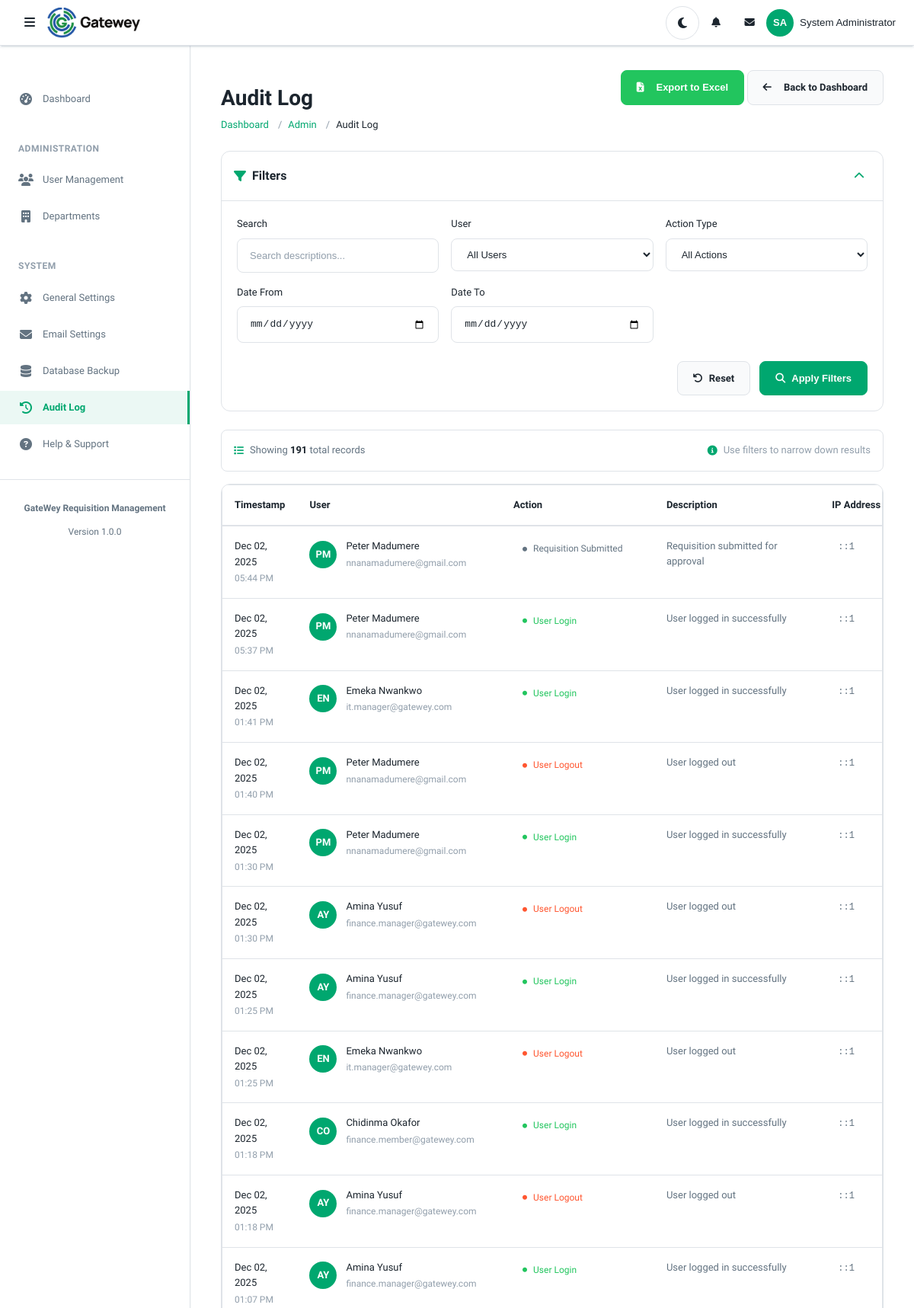
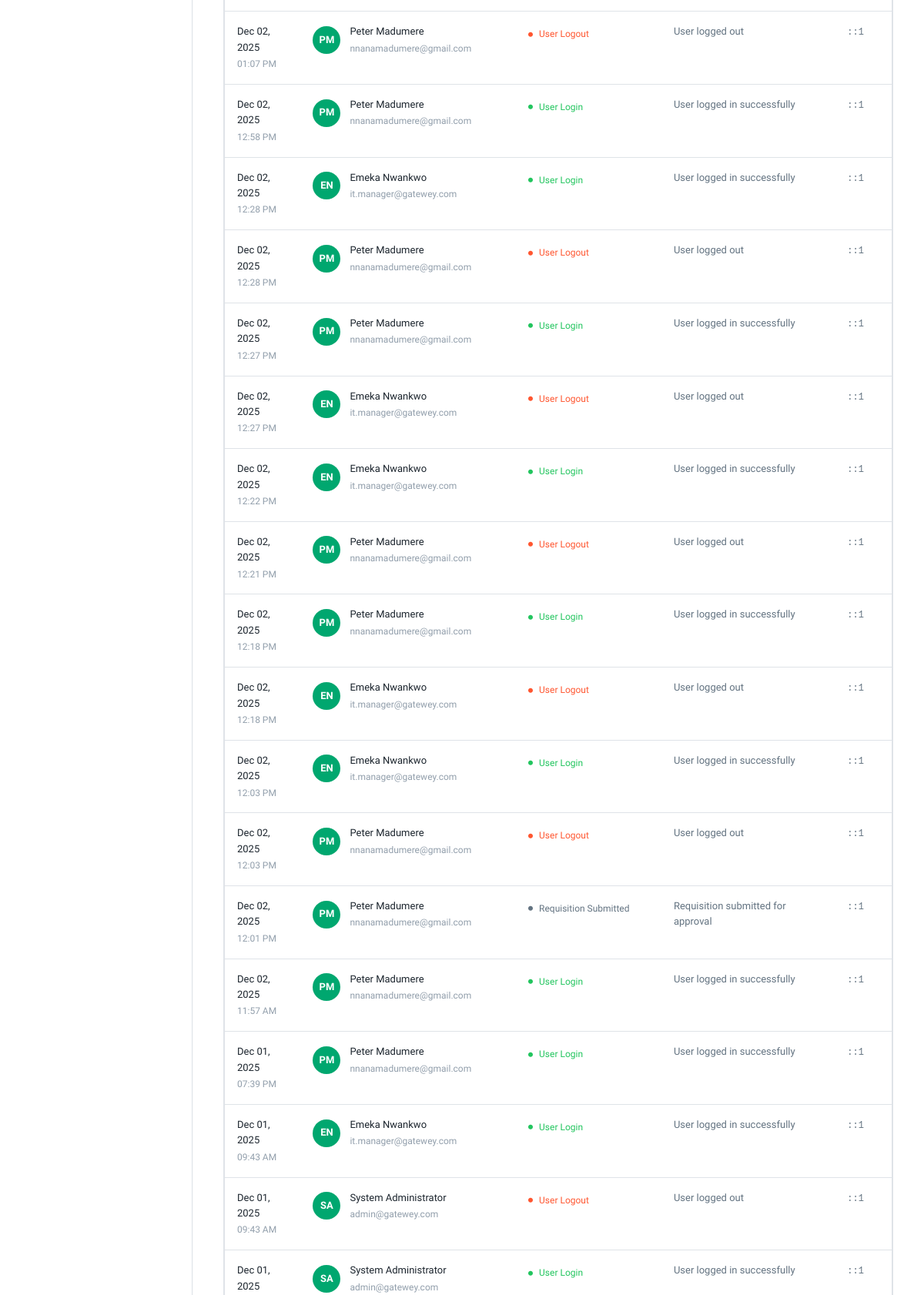
The page /admin/audit-log.php (signed in, upper part) on the database its author committed (2 pictures, top to bottom).
### tables this page shows
CREATE TABLE `audit_log` (
  `id` int(11) NOT NULL,
  `requisition_id` int(11) DEFAULT NULL,
  `user_id` int(11) DEFAULT NULL,
  `action` varchar(100) NOT NULL,
  `description` text DEFAULT NULL,
  `old_value` text DEFAULT NULL,
  `new_value` text DEFAULT NULL,
  `ip_address` varchar(45) DEFAULT NULL,
  `user_agent` varchar(500) DEFAULT NULL,
  `created_at` timestamp NOT NULL DEFAULT current_timestamp()
);

CREATE TABLE `users` (
  `id` int(11) NOT NULL,
  `role_id` int(11) NOT NULL,
  `department_id` int(11) DEFAULT NULL,
  `first_name` varchar(50) NOT NULL,
  `last_name` varchar(50) NOT NULL,
  `email` varchar(100) NOT NULL,
  `password_hash` varchar(255) NOT NULL,
  `phone` varchar(20) DEFAULT NULL,
  `is_active` tinyint(1) DEFAULT 1,
  `last_login` timestamp NULL DEFAULT NULL,
  `created_at` timestamp NOT NULL DEFAULT current_timestamp(),
  `updated_at` timestamp NOT NULL DEFAULT current_timestamp() ON UPDATE current_timestamp()
);

### config/database.php (called while the page is built, shortened)
<?php
class Database {
    private static $instance = null;
    private $connection = null;
    private function __construct() {
        try {
            $dsn = DB_DSN;
            $options = [
                PDO::ATTR_ERRMODE            => PDO::ERRMODE_EXCEPTION,
                PDO::ATTR_DEFAULT_FETCH_MODE => PDO::FETCH_ASSOC,
                PDO::ATTR_EMULATE_PREPARES   => false,
                PDO::ATTR_PERSISTENT         => DB_PERSISTENT,
                PDO::MYSQL_ATTR_INIT_COMMAND => "SET NAMES " . DB_CHARSET
            ];
            $this->connection = new PDO($dsn, DB_USER, DB_PASS, $options);
        } catch (PDOException $e) {
            error_log("Database Connection Error: " . $e->getMessage());
            if (defined('APP_ENV') && APP_ENV === 'development' && APP_DEBUG) {
                die("Database Connection Failed: " . $e->getMessage());
            } else {
                die("A database error occurred. Please contact the administrator.");
            }
        }
    }
    public static function getInstance() {
        if (self::$instance === null) {
            self::$instance = new self();
        }
        return self::$instance;
    }
    public function execute($sql, $params = []) {
        try {
            $stmt = $this->connection->prepare($sql);
            $stmt->execute($params);
            return $stmt;
        } catch (PDOException $e) {
            error_log("Query Execution Error: " . $e->getMessage() . " | SQL: " . $sql);
            throw $e;
        }
    }
    public function fetchOne($sql, $params = []) {
        $stmt = $this->execute($sql, $params);
        return $stmt->fetch();
    }
    public function fetchAll($sql, $params = []) {
        $stmt = $this->execute($sql, $params);
        return $stmt->fetchAll();
    }
}

### admin/audit-log.php (the view, shortened to what this page needs)
<?php
require_once __DIR__ . '/../config/database.php';
$db = Database::getInstance();
$searchQuery = isset($_GET['search']) ? trim($_GET['search']) : '';
$filterDateFrom = isset($_GET['date_from']) ? trim($_GET['date_from']) : '';
$filterDateTo = isset($_GET['date_to']) ? trim($_GET['date_to']) : '';
$whereClauses = [];
$params = [];
$whereSQL = !empty($whereClauses) ? 'WHERE ' . implode(' AND ', $whereClauses) : '';
$countSql = "SELECT COUNT(*) as total
             FROM audit_log al
             LEFT JOIN users u ON al.user_id = u.id
             $whereSQL";
$countResult = $db->fetchOne($countSql, $params);
$totalRecords = (int) ($countResult['total'] ?? 0);
$logSql = "SELECT
               al.id as audit_id,
               al.user_id,
               al.action as action_type,
               al.description as action_description,
               al.ip_address,
               al.created_at,
               u.first_name,
               u.last_name,
               u.email,
               r.role_name
           FROM audit_log al
           LEFT JOIN users u ON al.user_id = u.id
           LEFT JOIN roles r ON u.role_id = r.id
           $whereSQL
           ORDER BY al.created_at DESC";
$logs = $db->fetchAll($logSql, $params);
function getActionBadgeColor($actionType)
{
  $actionType = strtolower($actionType);
  if (strpos($actionType, 'login') !== false || strpos($actionType, 'created') !== false) {
    return 'success';
  } elseif (strpos($actionType, 'logout') !== false || strpos($actionType, 'deleted') !== false) {
    return 'danger';
  } elseif (strpos($actionType, 'updated') !== false || strpos($actionType, 'approved') !== false) {
    return 'info';
  } elseif (strpos($actionType, 'rejected') !== false || strpos($actionType, 'failed') !== false) {
    return 'warning';
  } else {
    return 'secondary';
  }
}
?>
<?php include __DIR__ . '/../includes/header.php'; ?>
<div class="content-header">
  <div class="d-flex justify-content-between align-items-start">
    <div>
      <h1 class="content-title">Audit Log</h1>
      <nav class="content-breadcrumb">
        <ol class="breadcrumb">
          <li class="breadcrumb-item">
            <a href="<?php echo BASE_URL; ?>/" class="breadcrumb-link">Dashboard</a>
          </li>
          <li class="breadcrumb-item">
            <a href="index.php">Admin</a>
          </li>
          <li class="breadcrumb-item active">Audit Log</li>
        </ol>
      </nav>
    </div>
    <div class="content-actions">
      <button type="button" class="btn btn-success" onclick="exportToExcel()">
        <i class="fas fa-file-excel"></i>
        <span>Export to Excel</span>
      </button>
      <a href="index.php" class="btn btn-secondary">
        <i class="fas fa-arrow-left"></i>
        <span>Back to Dashboard</span>
      </a>
    </div>
  </div>
</div>
<div class="audit-container">
  <div class="filter-card">
    <div class="filter-header">
      <h3 class="filter-title">
        <i class="fas fa-filter filter-icon"></i>
        Filters
      </h3>
      <button type="button" class="filter-toggle" id="filterToggle" aria-expanded="true">
        <i class="fas fa-chevron-up"></i>
      </button>
    </div>
    <form method="GET" action="" id="filterForm">
      <div class="filter-body" id="filterBody">
        <div class="form-group">
          <label for="search" class="form-label">Search</label>
          <input type="text"
            id="search"
            name="search"
            class="form-control"
            placeholder="Search descriptions..."
            value="<?php echo htmlspecialchars($searchQuery); ?>">
        </div>
        <div class="form-group">
          <label for="user_id" class="form-label">User</label>
          <select id="user_id" name="user_id" class="form-control">
            <option value="">All Users</option>
          </select>
        </div>
        <div class="form-group">
          <label for="action_type" class="form-label">Action Type</label>
          <select id="action_type" name="action_type" class="form-control">
            <option value="">All Actions</option>
          </select>
        </div>
        <div class="form-group">
          <label for="date_from" class="form-label">Date From</label>
          <input type="date"
            id="date_from"
            name="date_from"
            class="form-control"
            value="<?php echo htmlspecialchars($filterDateFrom); ?>">
        </div>
        <div class="form-group">
          <label for="date_to" class="form-label">Date To</label>
          <input type="date"
            id="date_to"
            name="date_to"
            class="form-control"
            value="<?php echo htmlspecialchars($filterDateTo); ?>">
        </div>
        <div class="filter-actions">
          <a href="audit-log.php" class="btn btn-secondary">
            <i class="fas fa-undo"></i> Reset
          </a>
          <button type="submit" class="btn btn-primary">
            <i class="fas fa-search"></i> Apply Filters
          </button>
        </div>
      </div>
    </form>
  </div>
  <div class="stats-bar">
    <div class="stats-info">
      <i class="fas fa-list"></i>
      <span>Showing <span class="stats-count"><?php echo number_format($totalRecords); ?></span> total records</span>
    </div>
    <?php if ($totalRecords > 50): ?>
      <div class="stats-info">
        <i class="fas fa-info-circle"></i>
        <span class="text-muted">Use filters to narrow down results</span>
      </div>
    <?php endif; ?>
  </div>
  <div class="table-card">
    <div class="table-container">
      <?php if (empty($logs)): ?>
        <div class="empty-state">
          <div class="empty-state-icon">
            <i class="fas fa-clipboard-list"></i>
          </div>
          <p class="empty-state-text">No audit log entries found</p>
          <p class="empty-state-hint">Try adjusting your filters or search criteria</p>
        </div>
      <?php else: ?>
        <table class="audit-table">
          <thead>
            <tr>
              <th style="width: 15%;">Timestamp</th>
              <th style="width: 20%;">User</th>
              <th style="width: 15%;">Action</th>
              <th style="width: 40%;">Description</th>
              <?php if (defined('LOG_IP_ADDRESS') && LOG_IP_ADDRESS): ?>
                <th style="width: 10%;">IP Address</th>
              <?php endif; ?>
            </tr>
          </thead>
          <tbody>
            <?php foreach ($logs as $log): ?>
              <tr>
                <td>
                  <div class="log-timestamp">
                    <span class="log-date">
                      <?php echo date('M d, Y', strtotime($log['created_at'])); ?>
                    </span>
                    <span class="log-time">
                      <?php echo date('h:i A', strtotime($log['created_at'])); ?>
                    </span>
                  </div>
                </td>
                <td>
                  <div class="user-info">
                    <div class="user-avatar">
                      <?php
                      $initials = strtoupper(
                        substr($log['first_name'] ?? 'U', 0, 1) .
                          substr($log['last_name'] ?? 'N', 0, 1)
                      );
                      echo htmlspecialchars($initials);
                      ?>
                    </div>
                    <div class="user-details">
                      <div class="user-name">
                        <?php echo htmlspecialchars(($log['first_name'] ?? 'Unknown') . ' ' . ($log['last_name'] ?? 'User')); ?>
                      </div>
                      <div class="user-email">
                        <?php echo htmlspecialchars($log['email'] ?? 'N/A'); ?>
                      </div>
                    </div>
                  </div>
                </td>
                <td>
                  <?php
                  $badgeColor = getActionBadgeColor($log['action_type']);
                  $actionDisplay = ucwords(str_replace('_', ' ', $log['action_type']));
                  ?>
                  <span class="action-badge badge-<?php echo $badgeColor; ?>">
                    <i class="fas fa-circle" style="font-size: 6px;"></i>
                    <?php echo htmlspecialchars($actionDisplay); ?>
                  </span>
                </td>
                <td>
                  <div class="log-description">
                    <?php echo htmlspecialchars($log['action_description']); ?>
                  </div>
                </td>
                <?php if (defined('LOG_IP_ADDRESS') && LOG_IP_ADDRESS): ?>
                  <td>
                    <?php if (!empty($log['ip_address'])): ?>
                      <span class="ip-address">
                        <?php echo htmlspecialchars($log['ip_address']); ?>
                      </span>
                    <?php else: ?>
                      <span class="text-muted">N/A</span>
                    <?php endif; ?>
                  </td>
                <?php endif; ?>
              </tr>
            <?php endforeach; ?>
          </tbody>
        </table>
      <?php endif; ?>
    </div>
  </div>
</div>
<?php include __DIR__ . '/../includes/footer.php'; ?>

### assets/css/dasher-variables.css (style rules this page uses)
:root { --primary: #00a76f; --primary-100: #c8fad6; --primary-200: #9df5c4; --primary-300: #5be49b; --primary-400: #2dd482; --primary-500: #00a76f; --primary-600: #008865; --primary-700: #007867; --primary-800: #006d5b; --primary-900: #004b50; --secondary: #637381; --secondary-100: #f9fafb; --secondary-200: #f4f6f8; --secondary-300: #dfe3e8; --secondary-400: #c4cdd5; --secondary-500: #919eab; --secondary-600: #637381; --secondary-700: #454f5b; --secondary-800: #1c252e; --secondary-900: #141a21; --success: #22c55e; --success-100: #dcfce7; --success-200: #bbf7d0; --success-300: #86efac; --success-400: #4ade80; --success-500: #22c55e; --success-600: #16a34a; --success-700: #15803d; --success-800: #166534; --success-900: #14532d; --info: #00b8d9; --info-100: #cdfaff; --info-200: #9bf3ff; --info-300: #68e7ff; --info-400: #3dd9ff; --info-500: #00b8d9; --info-600: #0090bb; --info-700: #006c9d; --info-800: #004c7f; --info-900: #003161; --warning: #ffab00; --warning-100: #fff8e1; --warning-200: #ffecb3; --warning-300: #ffe082; --warning-400: #ffd54f; --warning-500: #ffab00; --warning-600: #ff8f00; --warning-700: #ff6f00; --warning-800: #e65100; --warning-900: #bf360c; --danger: #ff5630; --danger-100: #ffebee; --danger-200: #ffcdd2; --danger-300: #ef9a9a; --danger-400: #e57373; --danger-500: #ff5630; --danger-600: #e53935; --danger-700: #c62828; --danger-800: #ad1b1b; --danger-900: #b71c1c; --white: #ffffff; --black: #000000; --gray-50: #fcfdfd; --gray-100: #f9fafb; --gray-200: #f4f6f8; --gray-300: #dfe3e8; --gray-400: #c4cdd5; --gray-500: #919eab; --gray-600: #637381; --gray-700: #454f5b; --gray-800: #1c252e; --gray-900: #141a21; --bg-primary: #ffffff; --bg-secondary: #f9fafb; --bg-tertiary: #f4f6f8; --bg-card: #ffffff; --bg-navbar: #ffffff; --bg-sidebar: #ffffff; --bg-input: #ffffff; --bg-hover: #f4f6f8; --bg-overlay: rgba(20, 26, 33, 0.8); --text-primary: #1c252e; --text-secondary: #637381; --text-muted: #919eab; --text-link: #00a76f; --text-link-hover: #008865; --border-color: #dfe3e8; --border-light: #f4f6f8; --border-dark: #c4cdd5; --border-input: #dfe3e8; --border-input-focus: #00a76f; --primary-light: rgba(0, 167, 111, 0.08); --success-light: rgba(34, 197, 94, 0.08); --info-light: rgba(0, 184, 217, 0.08); --warning-light: rgba(255, 171, 0, 0.08); --danger-light: rgba(255, 86, 48, 0.08); --font-family-base: 'Public Sans', -apple-system, BlinkMacSystemFont, 'Segoe UI', Roboto, 'Helvetica Neue', Arial, sans-serif; --font-family-mono: 'SFMono-Regular', Menlo, Monaco, Consolas, 'Liberation Mono', 'Courier New', monospace; --font-size-xs: 0.75rem; --font-size-sm: 0.8125rem; --font-size-base: 0.875rem; --font-size-lg: 1rem; --font-size-xl: 1.125rem; --font-size-2xl: 1.25rem; --font-size-3xl: 1.5rem; --font-size-4xl: 1.75rem; --font-size-5xl: 2rem; --font-size-6xl: 2.5rem; --font-weight-light: 300; --font-weight-normal: 400; --font-weight-medium: 500; --font-weight-semibold: 600; --font-weight-bold: 700; --font-weight-extrabold: 800; --line-height-tight: 1.25; --line-height-normal: 1.57; --line-height-relaxed: 1.75; --spacing-0: 0; --spacing-1: 0.25rem; --spacing-2: 0.5rem; --spacing-3: 0.75rem; --spacing-4: 1rem; --spacing-5: 1.25rem; --spacing-6: 1.5rem; --spacing-7: 1.75rem; --spacing-8: 2rem; --spacing-9: 2.5rem; --spacing-10: 3rem; --spacing-11: 3.5rem; --spacing-12: 4rem; --spacing-14: 5rem; --spacing-16: 8rem; --spacing-18: 12rem; --shadow-xs: 0 1px 2px 0 rgba(145, 158, 171, 0.16); --shadow-sm: 0px 3px 1px -2px rgba(145, 158, 171, 0.2), 0px 2px 2px 0px rgba(145, 158, 171, 0.14), 0px 1px 5px 0px rgba(145, 158, 171, 0.12); --shadow: 0 8px 16px 0 rgba(145, 158, 171, 0.16); --shadow-lg: 0 12px 24px -4px rgba(145, 158, 171, 0.16); --shadow-xl: 0 0 2px 0 rgba(145, 158, 171, 0.2), 0 12px 24px -4px rgba(145, 158, 171, 0.12); --border-radius-sm: 0.25rem; --border-radius: 0.5rem; --border-radius-lg: 0.75rem; --border-radius-xl: 1rem; --border-radius-2xl: 2rem; --border-radius-full: 9999px; --transition-fast: 0.15s ease-in-out; --transition-normal: 0.3s ease-in-out; --transition-slow: 0.5s ease-in-out; --theme-transition: all 0.3s ease-in-out; --sidebar-width: 250px; --header-height: 60px; --navbar-height: 60px; }

### assets/css/dasher-table-chart-styles.css (style rules this page uses)
.table-container { background-color: var(--bg-card); border-radius: var(--border-radius); box-shadow: var(--shadow-xs); overflow: hidden; margin-bottom: var(--spacing-6); }

### rows shown on the page
audit_log: created_at "Dec 02, 2025", created_at "05:44 PM", user.last_name "PM", user.last_name "Peter Madumere", user.email "nnanamadumere@gmail.com", action "Requisition Submitted", description "Requisition submitted for approval", ip_address "::1"
audit_log: created_at "Dec 02, 2025", created_at "05:37 PM", user.last_name "PM", user.last_name "Peter Madumere", user.email "nnanamadumere@gmail.com", action "User Login", description "User logged in successfully", ip_address "::1"
audit_log: created_at "Dec 02, 2025", created_at "01:41 PM", user.last_name "EN", user.last_name "Emeka Nwankwo", user.email "it.manager@gatewey.com", action "User Login", description "User logged in successfully", ip_address "::1"
audit_log: created_at "Dec 02, 2025", created_at "01:40 PM", user.last_name "PM", user.last_name "Peter Madumere", user.email "nnanamadumere@gmail.com", action "User Logout", description "User logged out", ip_address "::1"
audit_log: created_at "Dec 02, 2025", created_at "01:30 PM", user.last_name "PM", user.last_name "Peter Madumere", user.email "nnanamadumere@gmail.com", action "User Login", description "User logged in successfully", ip_address "::1"
audit_log: created_at "Dec 02, 2025", created_at "01:30 PM", user.last_name "AY", user.last_name "Amina Yusuf", user.email "finance.manager@gatewey.com", action "User Logout", description "User logged out", ip_address "::1"
audit_log: created_at "Dec 02, 2025", created_at "01:25 PM", user.last_name "AY", user.last_name "Amina Yusuf", user.email "finance.manager@gatewey.com", action "User Login", description "User logged in successfully", ip_address "::1"
audit_log: created_at "Dec 02, 2025", created_at "01:25 PM", user.last_name "EN", user.last_name "Emeka Nwankwo", user.email "it.manager@gatewey.com", action "User Logout", description "User logged out", ip_address "::1"
audit_log: created_at "Dec 02, 2025", created_at "01:18 PM", user.last_name "CO", user.last_name "Chidinma Okafor", user.email "finance.member@gatewey.com", action "User Login", description "User logged in successfully", ip_address "::1"
audit_log: created_at "Dec 02, 2025", created_at "01:18 PM", user.last_name "AY", user.last_name "Amina Yusuf", user.email "finance.manager@gatewey.com", action "User Logout", description "User logged out", ip_address "::1"
audit_log: created_at "Dec 02, 2025", created_at "01:07 PM", user.last_name "AY", user.last_name "Amina Yusuf", user.email "finance.manager@gatewey.com", action "User Login", description "User logged in successfully", ip_address "::1"
audit_log: created_at "Dec 02, 2025", created_at "01:07 PM", user.last_name "PM", user.last_name "Peter Madumere", user.email "nnanamadumere@gmail.com", action "User Logout", description "User logged out", ip_address "::1"
audit_log: created_at "Dec 02, 2025", created_at "12:58 PM", user.last_name "PM", user.last_name "Peter Madumere", user.email "nnanamadumere@gmail.com", action "User Login", description "User logged in successfully", ip_address "::1"
audit_log: created_at "Dec 02, 2025", created_at "12:28 PM", user.last_name "EN", user.last_name "Emeka Nwankwo", user.email "it.manager@gatewey.com", action "User Login", description "User logged in successfully", ip_address "::1"
audit_log: created_at "Dec 02, 2025", created_at "12:28 PM", user.last_name "PM", user.last_name "Peter Madumere", user.email "nnanamadumere@gmail.com", action "User Logout", description "User logged out", ip_address "::1"
audit_log: created_at "Dec 02, 2025", created_at "12:27 PM", user.last_name "PM", user.last_name "Peter Madumere", user.email "nnanamadumere@gmail.com", action "User Login", description "User logged in successfully", ip_address "::1"
audit_log: created_at "Dec 02, 2025", created_at "12:27 PM", user.last_name "EN", user.last_name "Emeka Nwankwo", user.email "it.manager@gatewey.com", action "User Logout", description "User logged out", ip_address "::1"
audit_log: created_at "Dec 02, 2025", created_at "12:22 PM", user.last_name "EN", user.last_name "Emeka Nwankwo", user.email "it.manager@gatewey.com", action "User Login", description "User logged in successfully", ip_address "::1"
audit_log: created_at "Dec 02, 2025", created_at "12:21 PM", user.last_name "PM", user.last_name "Peter Madumere", user.email "nnanamadumere@gmail.com", action "User Logout", description "User logged out", ip_address "::1"
audit_log: created_at "Dec 02, 2025", created_at "12:18 PM", user.last_name "PM", user.last_name "Peter Madumere", user.email "nnanamadumere@gmail.com", action "User Login", description "User logged in successfully", ip_address "::1"
audit_log: created_at "Dec 02, 2025", created_at "12:18 PM", user.last_name "EN", user.last_name "Emeka Nwankwo", user.email "it.manager@gatewey.com", action "User Logout", description "User logged out", ip_address "::1"
audit_log: created_at "Dec 02, 2025", created_at "12:03 PM", user.last_name "EN", user.last_name "Emeka Nwankwo", user.email "it.manager@gatewey.com", action "User Login", description "User logged in successfully", ip_address "::1"
audit_log: created_at "Dec 02, 2025", created_at "12:03 PM", user.last_name "PM", user.last_name "Peter Madumere", user.email "nnanamadumere@gmail.com", action "User Logout", description "User logged out", ip_address "::1"
audit_log: created_at "Dec 02, 2025", created_at "12:01 PM", user.last_name "PM", user.last_name "Peter Madumere", user.email "nnanamadumere@gmail.com", action "Requisition Submitted", description "Requisition submitted for approval", ip_address "::1"
audit_log: created_at "Dec 02, 2025", created_at "11:57 AM", user.last_name "PM", user.last_name "Peter Madumere", user.email "nnanamadumere@gmail.com", action "User Login", description "User logged in successfully", ip_address "::1"
audit_log: created_at "Dec 01, 2025", created_at "07:39 PM", user.last_name "PM", user.last_name "Peter Madumere", user.email "nnanamadumere@gmail.com", action "User Login", description "User logged in successfully", ip_address "::1"
audit_log: created_at "Dec 01, 2025", created_at "09:43 AM", user.last_name "EN", user.last_name "Emeka Nwankwo", user.email "it.manager@gatewey.com", action "User Login", description "User logged in successfully", ip_address "::1"
audit_log: created_at "Dec 01, 2025", created_at "09:43 AM", user.last_name "SA", user.last_name "System Administrator", user.email "admin@gatewey.com", action "User Logout", description "User logged out", ip_address "::1"
audit_log: created_at "Dec 01, 2025", user.last_name "SA", user.last_name "System Administrator", user.email "admin@gatewey.com", action "User Login", description "User logged in successfully", ip_address "::1"

### other values the page prints
$userInitials "SA"
$userName "System Administrator"
APP_NAME "GateWey Requisition Management"
$totalRecords "191"
